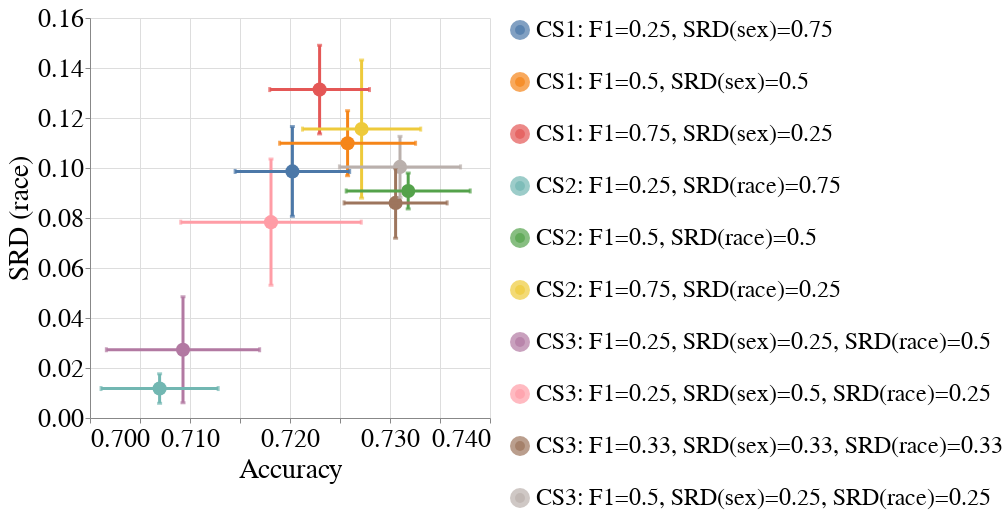

This figure's notebook cell:
### Code cell
create_box_plot_per_dataset_and_all_case_studies(to_plot=best_lp_metrics_per_exp_config_df,
                                                 exp_name=EXP_NAME,
                                                 dataset_name=DATASET_NAME,
                                                 metric_x="Accuracy",
                                                 group_x="overall",
                                                 metric_y="Selection_Rate_Difference",
                                                 group_y="RAC1P",
                                                 rename_legend_dct=rename_legend_dct)
